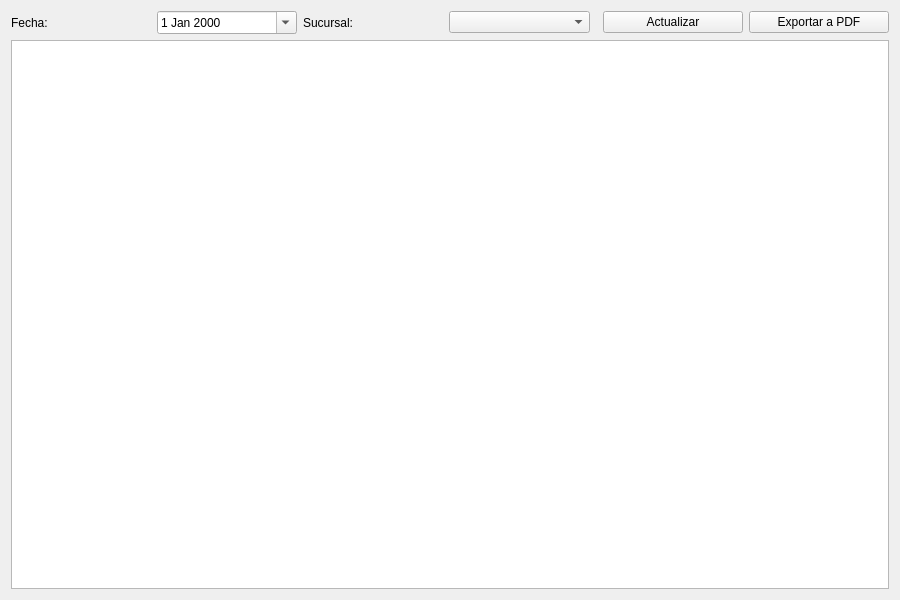
<?xml version="1.0" encoding="UTF-8"?>
<ui version="4.0">
 <class>ReporteDiarioPage</class>
 <widget class="QWidget" name="ReporteDiarioPage">
  <property name="geometry">
   <rect><x>0</x><y>0</y><width>900</width><height>600</height></rect>
  </property>
  <layout class="QVBoxLayout" name="verticalLayout">
   <item>
    <layout class="QHBoxLayout" name="filtrosLayout">
     <item><widget class="QLabel" name="labelFecha"><property name="text"><string>Fecha:</string></property></widget></item>
     <item><widget class="QDateEdit" name="dateFecha"><property name="calendarPopup"><bool>true</bool></property></widget></item>
     <item><widget class="QLabel" name="labelSucursal"><property name="text"><string>Sucursal:</string></property></widget></item>
     <item><widget class="QComboBox" name="comboSucursal"/></item>
     <item><spacer name="spacer"><property name="orientation"><enum>Qt::Horizontal</enum></property></spacer></item>
     <item><widget class="QPushButton" name="btnRefrescar"><property name="text"><string>Actualizar</string></property></widget></item>
     <item><widget class="QPushButton" name="btnPdf"><property name="text"><string>Exportar a PDF</string></property></widget></item>
    </layout>
   </item>
   <item>
    <widget class="QTextBrowser" name="textoReporte"/>
   </item>
  </layout>
 </widget>
 <resources/>
 <connections/>
</ui>
